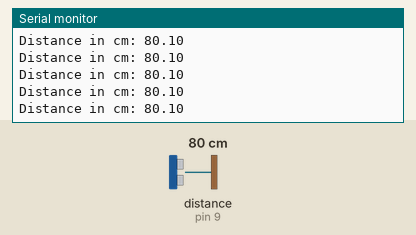
A sketch run on a simulated Arduino Uno, built with avr-gcc and run on an emulated ATmega328P. On the bench: the last lines printed to the serial monitor. Wiring (inferred from the names in the program): ultrasonic range finder: trigger pin 8; echo pin 9. The test bench sets the inputs (shaded band); at power-on: distance to the obstacle (sensor on pin 9) 80 cm. The echo pulse lasts 58.3 µs per cm.

Above: at 1.2 s.
1.3 s: distance to the obstacle (sensor on pin 9) set to 2 cm
At 2.1 s:
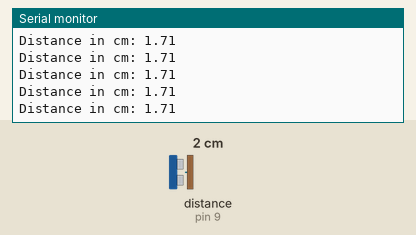
4.3 s: distance to the obstacle (sensor on pin 9) set to 4 cm
At 5.3 s:
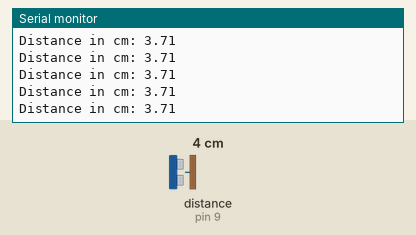
13.3 s: distance to the obstacle (sensor on pin 9) set to 18 cm
At 14.2 s:
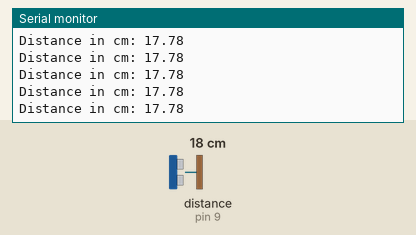
16.3 s: distance to the obstacle (sensor on pin 9) set to 120 cm
At 16.9 s:
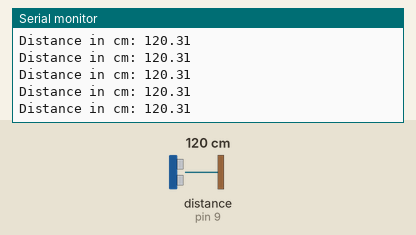
19.3 s: distance to the obstacle (sensor on pin 9) set to 9 cm
At 19.8 s:
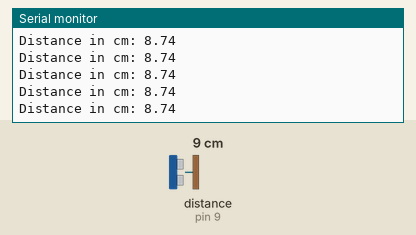
Timing chart, 0 to 22.3 s (numbered marks = the images above; inputs shaded):
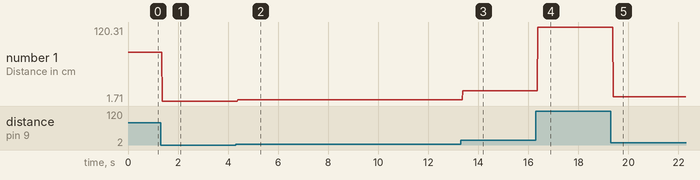

Measured:
- after the input at 1.3 s, the serial monitor: prints a new line after 0.07 s (image 1)
- after the input at 4.3 s, the serial monitor: prints a new line after 0.09 s (image 2)
- after the input at 13.3 s, the serial monitor: prints a new line after 0.08 s (image 3)
- after the input at 16.3 s, the serial monitor: prints a new line after 0.07 s (image 4)
- after the input at 19.3 s, the serial monitor: prints a new line after 0.09 s (image 5)
- plotted number 1: 80.1 → 1.71 after the input at 1.3 s, 1.71 → 3.71 after the input at 4.3 s, 3.71 → 17.78 after the input at 13.3 s, 17.78 → 120.31 after the input at 16.3 s, 120.31 → 8.7 after the input at 19.3 s

The sketch:

Senser.ino
```cpp
int trigger = 8;
int echo = 9;
double duration = 0;
float distance = 0.0;

void setup() {
  pinMode(trigger, OUTPUT);
  pinMode(echo, INPUT);
  Serial.begin(9600); //Starts the serial communitcation
}

void loop() {

  //Initalize Trigger Pin
  digitalWrite(trigger, LOW);
  delayMicroseconds(2);

  //Fire my trigger Pin for 10 microseconds
  digitalWrite(trigger, HIGH);
  delayMicroseconds(10);
  digitalWrite(trigger, LOW);

  //Reads echo, returns the sound wave travel time in microseconds
  duration = pulseIn(echo, HIGH);

  //Calculating the distance
  distance = duration/58;

  //Prints the distance to the Serial Monitor
  Serial.print("Distance in cm: ");
  Serial.println(distance);
}
```
